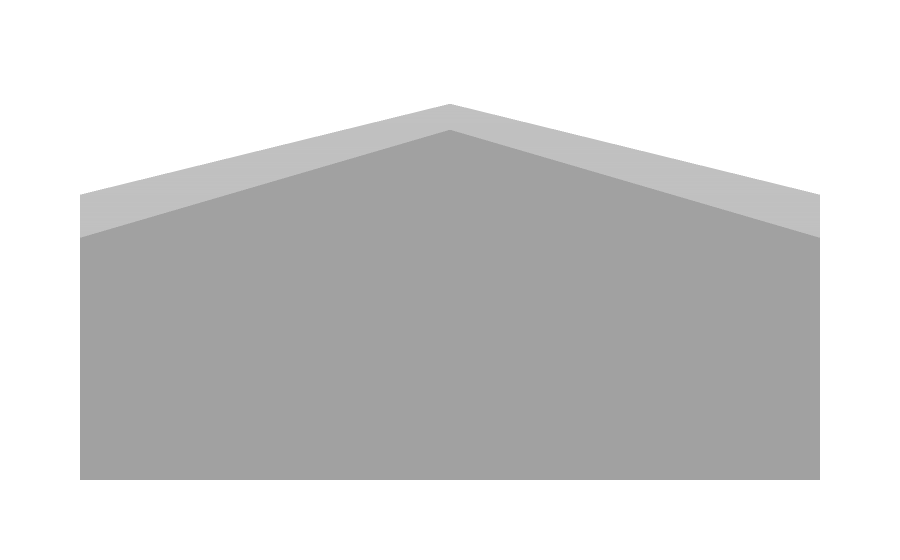

Here is the notebook cell this chart was saved with:
### Code cell
import plotly.graph_objects as go

# Convert 2D wall coordinates to 3D by adding height
wall_traces = []
for contour in filtered_contours:
    x, y, z = [], [], []
    for pt in contour:
        x.append(pt[0][0])
        y.append(pt[0][1])
        z.append(0)  # Bottom
    x += [pt[0][0] for pt in contour]
    y += [pt[0][1] for pt in contour]
    z += [wall_height] * len(contour)  # Top

    # Create a trace for the wall
    wall_traces.append(
        go.Mesh3d(
            x=x,
            y=y,
            z=z,
            color='grey',
            opacity=.5
        )
    )

# Create the figure
fig = go.Figure(data=wall_traces)

# Customize layout to remove axes
fig.update_layout(
    scene=dict(
        xaxis_visible=False,
        yaxis_visible=False,
        zaxis_visible=False,
        aspectmode="data"
    )
)

fig.show()

### Figure 1 — Plotly figure (JSON) as saved in the notebook; plotly's stock layout.template omitted (floating-point values rounded to 4 significant figures; data arrays with more than 128 entries replaced by an {"elided": "..."} marker saying what was removed)
{"data": [{"color": "grey", "opacity": 0.5, "type": "mesh3d", "x": [0, 0, 1199, 1199, 0, 0, 1199, 1199], "y": [0, 1199, 1199, 0, 0, 1199, 1199, 0], "z": [0, 0, 0, 0, 10, 10, 10, 10]}, {"color": "grey", "opacity": 0.5, "type": "mesh3d", "x": {"elided": "148 int values"}, "y": {"elided": "148 int values"}, "z": {"elided": "148 int values"}}], "layout": {"autosize": true, "scene": {"aspectmode": "data", "aspectratio": {"x": 4.931, "y": 4.931, "z": 0.04113}, "camera": {"center": {"x": 0, "y": 0, "z": 0}, "eye": {"x": 1.118, "y": 1.118, "z": 1.118}, "projection": {"type": "perspective"}, "up": {"x": 0, "y": 0, "z": 1}}, "xaxis": {"type": "linear", "visible": false}, "yaxis": {"type": "linear", "visible": false}, "zaxis": {"type": "linear", "visible": false}}}}
